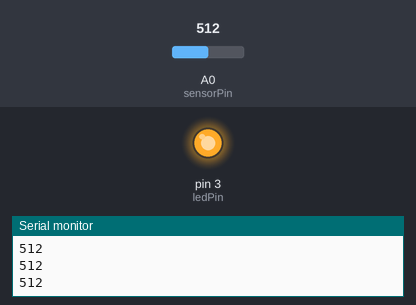
Simulated run of this sketch. Board: Arduino Uno, built with avr-gcc and run on an emulated ATmega328P. Shown: output pins drawn as LEDs (lit = HIGH), the last lines printed to the serial monitor. The inputs (shaded band) are chosen by the test bench; at power-on: A0 (sensorPin) = 512.

Above: at 1.2 s.
1.3 s: A0 (sensorPin) set to 314
2.8 s: A0 (sensorPin) set to 282
At 4.1 s:
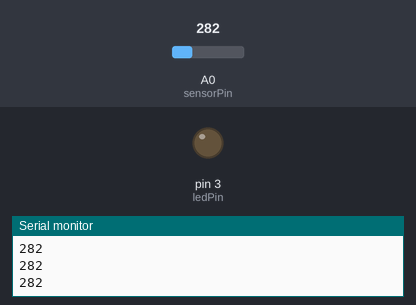
4.4 s: A0 (sensorPin) set to 306
At 5.6 s:
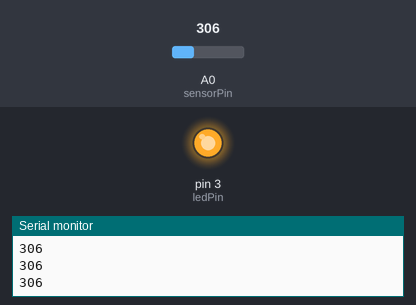
6.0 s: A0 (sensorPin) set to 290
At 7.0 s:
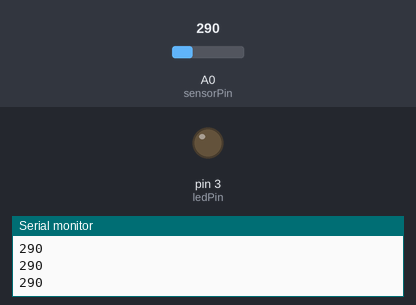
Timing chart, 0 to 8.6 s (numbered marks = the images above; inputs shaded):
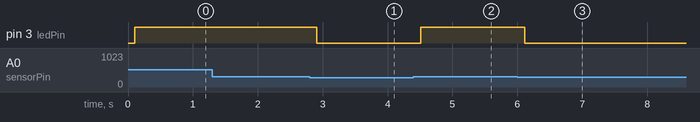

Measured:
- the behaviour switches between 301 and 300 on A0 (sensorPin) (found by bisection; images 0 and 1)
- after the input at 2.8 s, pin 3 (ledPin): HIGH → LOW after 0.11 s
- after the input at 4.4 s, pin 3 (ledPin): LOW → HIGH after 0.11 s
- after the input at 6.0 s, pin 3 (ledPin): HIGH → LOW after 0.12 s

The sketch:

LDR_coding.ino
```cpp
int sensorPin = A0;
int ledPin=3;
int sensorValue = 0;
void setup(){
  Serial.begin(9600);
  pinMode(3,OUTPUT);
}
  void loop(){
    sensorValue = analogRead(sensorPin);
    Serial.println(sensorValue);

    delay(100);
    if(sensorValue>300)
    {
      digitalWrite(3,HIGH);
    }
    else
    {
      digitalWrite(3,LOW);
    }
  }
```
